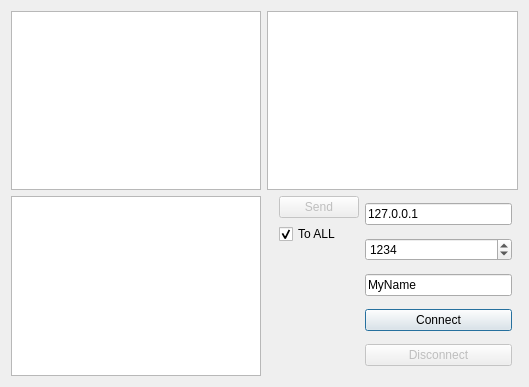
<?xml version="1.0" encoding="UTF-8"?>
<ui version="4.0">
 <class>Dialog</class>
 <widget class="QDialog" name="Dialog">
  <property name="geometry">
   <rect>
    <x>0</x>
    <y>0</y>
    <width>529</width>
    <height>387</height>
   </rect>
  </property>
  <property name="windowTitle">
   <string>Chat client</string>
  </property>
  <layout class="QGridLayout" name="gridLayout">
   <item row="0" column="0">
    <widget class="QListWidget" name="lwLog"/>
   </item>
   <item row="0" column="1" colspan="5">
    <widget class="QListWidget" name="lwUsers">
     <property name="selectionMode">
      <enum>QAbstractItemView::MultiSelection</enum>
     </property>
     <property name="sortingEnabled">
      <bool>true</bool>
     </property>
    </widget>
   </item>
   <item row="1" column="0">
    <widget class="QPlainTextEdit" name="pteMessage"/>
   </item>
   <item row="1" column="4">
    <layout class="QVBoxLayout" name="verticalLayout">
     <item>
      <widget class="QLineEdit" name="leHost">
       <property name="text">
        <string>127.0.0.1</string>
       </property>
      </widget>
     </item>
     <item>
      <widget class="QSpinBox" name="sbPort">
       <property name="maximum">
        <number>65536</number>
       </property>
       <property name="value">
        <number>1234</number>
       </property>
      </widget>
     </item>
     <item>
      <widget class="QLineEdit" name="leName">
       <property name="text">
        <string>MyName</string>
       </property>
      </widget>
     </item>
     <item>
      <widget class="QPushButton" name="pbConnect">
       <property name="text">
        <string>Connect</string>
       </property>
      </widget>
     </item>
     <item>
      <widget class="QPushButton" name="pbDisconnect">
       <property name="enabled">
        <bool>false</bool>
       </property>
       <property name="text">
        <string>Disconnect</string>
       </property>
      </widget>
     </item>
    </layout>
   </item>
   <item row="1" column="3">
    <layout class="QVBoxLayout" name="verticalLayout_2">
     <item>
      <widget class="QPushButton" name="pbSend">
       <property name="enabled">
        <bool>false</bool>
       </property>
       <property name="text">
        <string>Send</string>
       </property>
      </widget>
     </item>
     <item>
      <widget class="QCheckBox" name="cbToAll">
       <property name="text">
        <string>To ALL</string>
       </property>
       <property name="checked">
        <bool>true</bool>
       </property>
      </widget>
     </item>
     <item>
      <spacer name="verticalSpacer">
       <property name="orientation">
        <enum>Qt::Vertical</enum>
       </property>
       <property name="sizeHint" stdset="0">
        <size>
         <width>20</width>
         <height>40</height>
        </size>
       </property>
      </spacer>
     </item>
    </layout>
   </item>
  </layout>
 </widget>
 <layoutdefault spacing="6" margin="11"/>
 <resources/>
 <connections/>
</ui>
